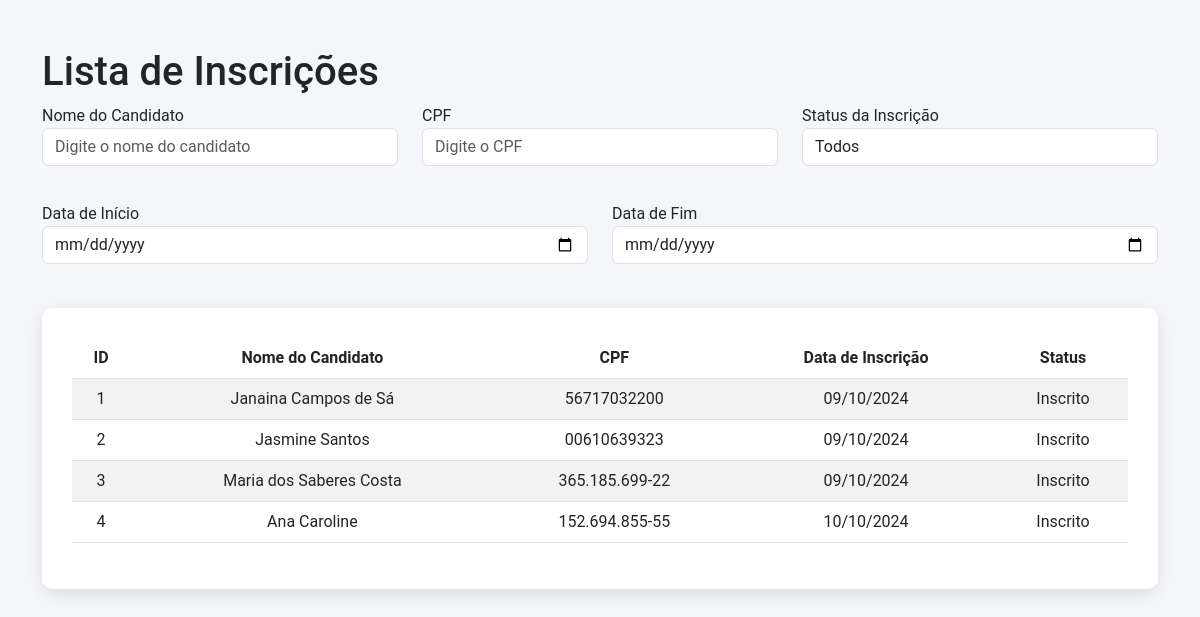
Page /inscricoes/ on the earlier database version.
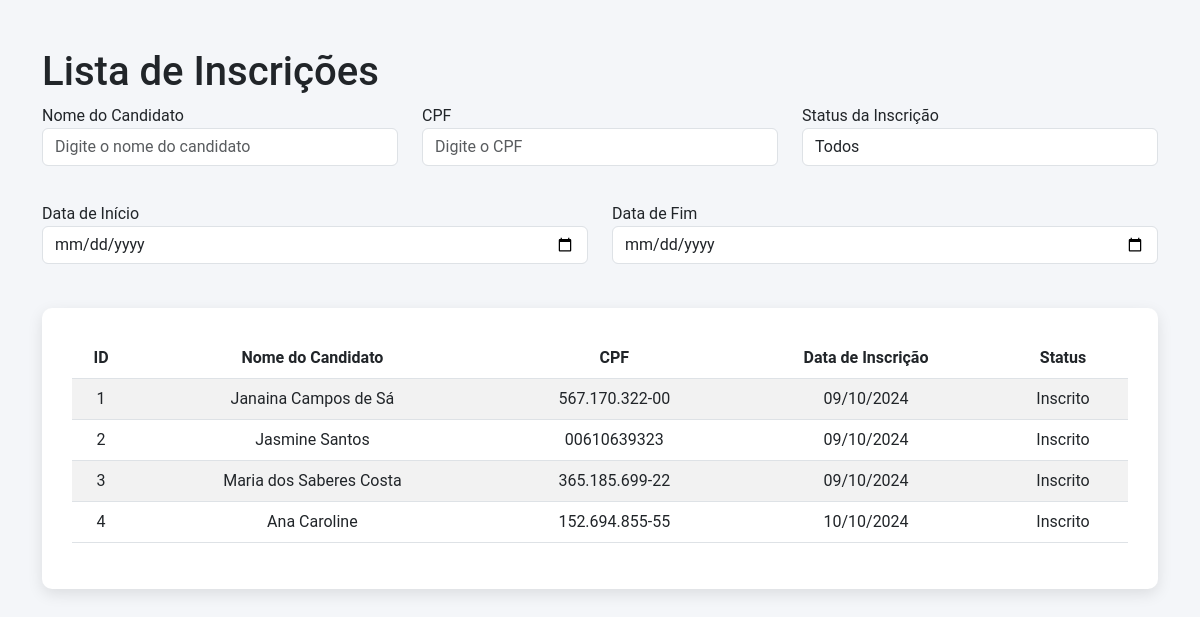
Same page on the later database version.
### website/models.py (models this page shows, shortened)
class Inscricao(models.Model):
    candidato = models.OneToOneField(Usuario, on_delete=models.CASCADE, related_name="inscricao")
    data_inscricao = models.DateTimeField(auto_now_add=True)
    responsavel_legal = models.CharField(max_length=255, null=True, blank=True)
    tipo_responsavel = models.CharField(max_length=100, null=True, blank=True)
    telefone = models.CharField(max_length=15, null=True, blank=True)
    telefone_secundario = models.CharField(max_length=15, null=True, blank=True)
    endereco = models.CharField(max_length=255, null=True, blank=True)
    bairro = models.ForeignKey('website.Bairro', on_delete=models.CASCADE)
    cidade = models.CharField(max_length=255, null=True, blank=True)  # Optional field
    ponto_referencia = models.CharField(max_length=255, null=True, blank=True)
    necessidade_especial = models.BooleanField(default=False)
    tipo_necessidade_especial = models.CharField(max_length=100, null=True, blank=True)
    turno_disponivel = models.CharField(max_length=100, null=True, blank=True)
    etapa_pretendida = models.CharField(max_length=255, null=True, blank=True)
    prova_realizada = models.BooleanField(default=False)  # Example field definition
    nota = models.DecimalField(max_digits=5, decimal_places=2, null=True, blank=True)  # Add nota field
    aprovado = models.BooleanField(default=False)  # Add this field
    cpf_responsavel = models.CharField(max_length=11, null=True, blank=True)  # Novo campo
    rg_responsavel = models.CharField(max_length=12, null=True, blank=True)   # Novo campo
    disciplinas_aprovadas = models.ManyToManyField(Disciplina, related_name='inscricoes_aprovadas', blank=True)
    nota_prova = models.DecimalField(max_digits=5, decimal_places=2, null=True, blank=True)  # Exemplo de campo de nota
    ativo = models.BooleanField(default=True)  # Define o status como ativo por padrão
    LOCAL_EXAME_CHOICES = [
        ('CMEJA', 'CMEJA Jose de Deus Andrade'),
        ('SEBASTIAO_AGRIPINO', 'EMEF Sebastião Agripino da Silva'),
        ('MARIA_LOURDES', 'EMEF Maria de Lourdes Rocha Rodrigues'),
        ('ADELAIDE_MOLINARI', 'EMEIF Adelaide Molinari'),
        ('RAIMUNDO_OLIVEIRA', 'EMEIF Raimundo de Oliveira'),
        ('TEOTONIO_VILELA', 'EMEIF Teotonio Vilela'),
    ]
    local_exame = models.CharField(max_length=30, choices=LOCAL_EXAME_CHOICES, default='CMEJA')
    ESCOLA_CHOICES = [
        ('NAO_ESTUDANDO', 'NÃO ESTOU ESTUDANDO EM 2024'),
        ('CMEJA_JOSE_DE_DEUS_ANDRADE', 'CMEJA JOSÉ DE DEUS ANDRADE'),
        ('EMEIF_ADELAIDE_MOLINARI', 'EMEIF ADELAIDE MOLINARI'),
        ('EMEIF_CARLOS_HENRIQUE', 'EMEIF CARLOS HENRIQUE'),
        ('EMEIF_JUSCELINO_KUBITSCHEK', 'EMEIF JUSCELINO KUBITSCHEK'),
        ('EMEIF_MAGALHAES_BARATA', 'EMEIF MAGALHÃES BARATA'),
        ('EMEIF_RAIMUNDO_OLIVEIRA', 'EMEIF RAIMUNDO DE OLIVEIRA'),
        ('EMEIF_TEOTONIO_VILELA', 'EMEIF TEOTÔNIO VILELA'),
        ('EMEF_BENEDITA_TORRES', 'EMEF BENEDITA TORRES'),
        ('EMEF_SEBASTIAO_AGRIPINO', 'EMEF SEBASTIÃO AGRIPINO DA SILVA'),
        ('EMEF_ALEXSANDRO_NUNES', 'EMEF ALEXSANDRO NUNES DE SOUZA GOMES'),
        ('EMEF_CARMELO_MENDES', 'EMEF CARMELO MENDES DA SILVA'),
        ('EMEB_LUIS_CARLOS_PRESTES', 'EMEB LUÍS CARLOS PRESTES'),
        ('EMEF_JOAO_NELSON', 'EMEF JOÃO NELSON DOS PRAZERES HENRIQUES'),
        ('EMEF_MARIA_DE_LOURDES', 'EMEF MARIA DE LOURDES ROCHA RODRIGUES'),
        ('EMEB_RONILTON_ARIDAL', 'EMEB RONILTON ARIDAL DA SILVA GRILO'),
        ('EMEB_GERCINO_CORREA', 'EMEB GERCINO CORREA'),
        ('EMEIF_TANCREDO', 'EMEIF TANCREDO DE ALMEIDA NEVES'),
        ('EMEIF_FRANCISCA_ROMANA', 'EMEIF FRANCISCA ROMANA'),
    ]
    local_exame = models.CharField(
        max_length=30,
        choices=LOCAL_EXAME_CHOICES,
        default='CMEJA',
        verbose_name='Local de realização das provas'
    )
    escola = models.CharField(
        max_length=50,
        choices=ESCOLA_CHOICES,
        default='NAO_ESTUDANDO',
        verbose_name='Nome da escola onde está matriculado em 2024'
    )
    dia_realizacao_prova = models.DateField(default='2024-12-01',verbose_name='Dia de realização da prova')
    PROVA_TODAS_DISCIPLINAS_CHOICES = [('Sim', 'Sim'),('Não', 'Não')]
    prova_todas_disciplinas = models.CharField(
        max_length=3,
        choices=PROVA_TODAS_DISCIPLINAS_CHOICES,
        default='Não',
        verbose_name="Deseja realizar a prova de todas as disciplinas?"
    )
    DISCIPLINAS_CHOICES = [
        ('Matemática', 'Matemática'),
        ('Ciências', 'Ciências'),
        ('Arte', 'Arte'),
        ('Educação Física', 'Educação Física'),
        ('História', 'História'),
        ('Geografia', 'Geografia'),
        ('Língua Portuguesa', 'Língua Portuguesa'),
        ('Inglês', 'Inglês'),
    ]
    disciplinas = models.ManyToManyField(Disciplina, related_name='inscricoes_disciplinas', blank=True)
    EXAME_SUPLETIVO_CHOICES = [('Sim', 'Sim'),('Não', 'Não')]
    exame_supletivo = models.CharField(
        max_length=3,
        choices=EXAME_SUPLETIVO_CHOICES,
        default='Não',  # Assuming 'Não' is the default choice
        verbose_name="Já fez a prova do exame supletivo anteriormente, ofertado pelo município de Canaã dos Carajás?"
    )
    STATUS_CHOICES = [('inscrito', 'Inscrito'),('approved', 'Aprovado'),('analise', 'Analise'),]
    status = models.CharField(max_length=20, choices=STATUS_CHOICES, default='Inscrito')

class Usuario(AbstractUser):
    nome_completo = models.CharField(max_length=255)
    cpf = models.CharField(max_length=11, unique=True)  # CPF único
    email = models.EmailField(unique=True)
    data_cadastro = models.DateTimeField(auto_now_add=True)
    data_nascimento = models.DateField()  # Campo de data de nascimento
    telefone = models.CharField(max_length=15, null=True, blank=True)  # Telefone do Candidato
    telefone_contato_2 = models.CharField(max_length=15, null=True, blank=True)  # Telefone de Contato 2
    telefone_secundario = models.CharField(max_length=15, null=True, blank=True)
    endereco = models.CharField(max_length=255, null=True, blank=True)  # Endereço
    bairro = models.CharField(max_length=100, null=True, blank=True)  # Bairro
    ponto_referencia = models.CharField(max_length=255, null=True, blank=True)  # Ponto de Referência
    maior_de_18 = models.BooleanField(default=False)  # O Candidato é maior de 18 anos?
    responsavel_legal = models.CharField(max_length=255, null=True, blank=True)
    tipo_responsavel = models.CharField(max_length=50, choices=[
        ('Mãe', 'Mãe'),
        ('Pai', 'Pai'),
        ('Responsável Legal', 'Responsável Legal')
    ], null=True, blank=True)
    necessidade_especial = models.BooleanField(default=False)
    tipo_necessidade_especial = models.CharField(max_length=50, choices=[
        ('Baixa Visão', 'Baixa Visão'),
        ('Cegueira', 'Cegueira'),
        ('Auditiva', 'Auditiva'),
        ('Deficiência Física', 'Deficiência Física'),
        ('Deficiência Intelectual', 'Deficiência Intelectual')
    ], null=True, blank=True)
    etapa_matricula = models.CharField(max_length=50, choices=[
        ('Etapa I Ensino Fundamental I(1º 2º 3º ano)', 'Etapa I Ensino Fundamental I(1º 2º 3º ano)'),
        ('Etapa II Ensino Fundamental I(4º 5º ano)', 'Etapa II Ensino Fundamental I(4º 5º ano)'),
        ('Etapa III', 'Etapa III')
    ], null=True, blank=True)
    nome_responsavel = models.CharField(max_length=255, null=True, blank=True)  # Nome do Responsável Legal
    tipo_responsavel = models.CharField(max_length=50, choices=[('Mãe', 'Mãe'), ('Pai', 'Pai'), ('Responsável Legal', 'Responsável Legal')], null=True, blank=True)  # Tipo de Responsável Legal
    possui_necessidade_especial = models.BooleanField(default=False)  # Possui alguma necessidade especial?
    necessidade_especial_detalhe = models.CharField(
        max_length=50,
        choices=[
            ('Baixa Visão', 'Baixa Visão'),
            ('Cegueira', 'Cegueira'),
            ('Auditiva', 'Auditiva'),
            ('Deficiência Física', 'Deficiência Física'),
            ('Deficiência Intelectual', 'Deficiência Intelectual')
        ],
        null=True, blank=True
    )  # Caso possua, favor assinalar
    turno_disponivel = models.CharField(
        max_length=20,
        choices=[
            ('Manhã', 'Manhã'),
            ('Tarde', 'Tarde'),
            ('Noite', 'Noite')
        ],
        null=True, blank=True
    )  # Turno de Estudo Disponível
    etapa_pretendida = models.CharField(
        max_length=100,
        choices=[
            ('Etapa I Ensino Fundamental I (1º 2º 3º ano)', 'Etapa I Ensino Fundamental I (1º 2º 3º ano)'),
            ('Etapa II Ensino Fundamental I (4º 5º ano)', 'Etapa II Ensino Fundamental I (4º 5º ano)'),
            ('Etapa III Ensino Fundamental II', 'Etapa III Ensino Fundamental II')
        ],
        null=True, blank=True
    )  # Etapa pretendida para a matrícula
    groups = models.ManyToManyField(
        'auth.Group',
        related_name='custom_usuario_set',  # Name to avoid conflict
        blank=True
    )
    user_permissions = models.ManyToManyField(
        'auth.Permission',
        related_name='custom_usuario_permissions_set',  # Name to avoid conflict
        blank=True
    )

### website/views.py (the view)
# urls.py: path('inscricoes/', views.listar_inscricoes, name='listar_inscricoes'),
def listar_inscricoes(request):
    inscricoes = Inscricao.objects.all()  # Busque todas as inscrições inicialmente
    nome_candidato = request.GET.get('nome_candidato')
    cpf = request.GET.get('cpf')
    status = request.GET.get('status')
    data_inicio = request.GET.get('data_inicio')
    data_fim = request.GET.get('data_fim')
    if nome_candidato:
        inscricoes = inscricoes.filter(candidato__nome_completo__icontains=nome_candidato)
    if cpf:
        inscricoes = inscricoes.filter(candidato__cpf__icontains=cpf)
    if status:
        inscricoes = inscricoes.filter(status=status)
    if data_inicio:
        inscricoes = inscricoes.filter(data_inscricao__gte=data_inicio)
    if data_fim:
        inscricoes = inscricoes.filter(data_inscricao__lte=data_fim)
    form = InscricaoFilterForm(request.GET or None)
    context = {
        'inscricoes': inscricoes,
        'form': form,
    }
    return render(request, 'inscricoes/listar.html', context)

### website/forms.py
class InscricaoFilterForm(forms.Form):
    nome_candidato = forms.CharField(required=False, label="Nome do Candidato")
    cpf = forms.CharField(required=False, label="CPF")
    status = forms.ChoiceField(
        required=False,
        choices=[('aprovado', 'Aprovado'), ('pendente', 'Pendente')],
        label="Status da Inscrição"
    )
    data_inicio = forms.DateField(required=False, label="Data de Início", widget=forms.TextInput(attrs={'type': 'date'}))
    data_fim = forms.DateField(required=False, label="Data de Fim", widget=forms.TextInput(attrs={'type': 'date'}))

### website/templates/inscricoes/listar.html (shortened to what this page needs)
<!DOCTYPE html>
<html lang="en">
<head>
    <link href="https://cdn.jsdelivr.net/npm/bootstrap@5.3.0-alpha3/dist/css/bootstrap.min.css" rel="stylesheet">
</head>
<body>
    <div class="container mt-5">
        <h1>Lista de Inscrições</h1>
        <div class="filter-card mb-4">
            <div class="row">
                <div class="col-md-4">
                    <div class="form-group">
                        <label for="nome_candidato">Nome do Candidato</label>
                        <input type="text" id="nome_candidato" class="form-control" placeholder="Digite o nome do candidato">
                    </div>
                </div>
                <div class="col-md-4">
                    <div class="form-group">
                        <label for="cpf">CPF</label>
                        <input type="text" id="cpf" class="form-control" placeholder="Digite o CPF">
                    </div>
                </div>
                <div class="col-md-4">
                    <div class="form-group">
                        <label for="status">Status da Inscrição</label>
                        <select id="status" class="form-control">
                            <option value="">Todos</option>
                        </select>
                    </div>
                </div>
            </div>
            <div class="row mt-3">
                <div class="col-md-6">
                    <div class="form-group">
                        <label for="data_inicio">Data de Início</label>
                        <input type="date" id="data_inicio" class="form-control">
                    </div>
                </div>
                <div class="col-md-6">
                    <div class="form-group">
                        <label for="data_fim">Data de Fim</label>
                        <input type="date" id="data_fim" class="form-control">
                    </div>
                </div>
            </div>
        </div>
        <div class="table-container">
            <table class="table table-striped" id="inscricoes-table">
                <thead>
                    <tr>
                        <th>ID</th>
                        <th>Nome do Candidato</th>
                        <th>CPF</th>
                        <th>Data de Inscrição</th>
                        <th>Status</th>
                    </tr>
                </thead>
                <tbody>
                    {% if inscricoes %}
                        {% for inscricao in inscricoes %}
                            <tr>
                                <td>{{ inscricao.id }}</td>
                                <td>{{ inscricao.candidato.nome_completo }}</td>
                                <td>{{ inscricao.candidato.cpf }}</td>
                                <td>{{ inscricao.data_inscricao|date:"d/m/Y" }}</td>
                                <td>{{ inscricao.status }}</td>
                            </tr>
                        {% endfor %}
                    {% else %}
                        <tr>
                            <td colspan="5">Nenhuma inscrição encontrada.</td>
                        </tr>
                    {% endif %}
                </tbody>
            </table>
        </div>
    </div>
</body>
</html>

Differences in the rows shown:
changed through a linked row, Inscricao "Janaina Campos de Sá": candidato.cpf "56717032200" → "567.170.322-00"
